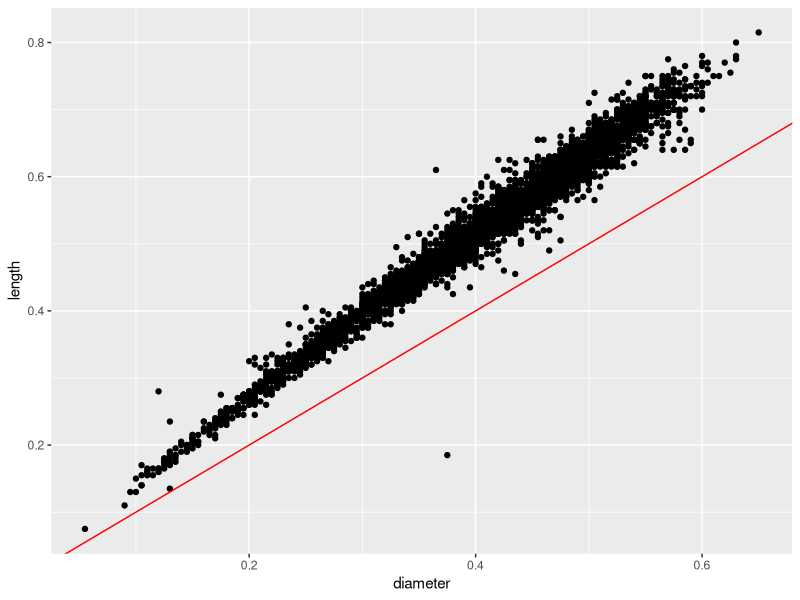
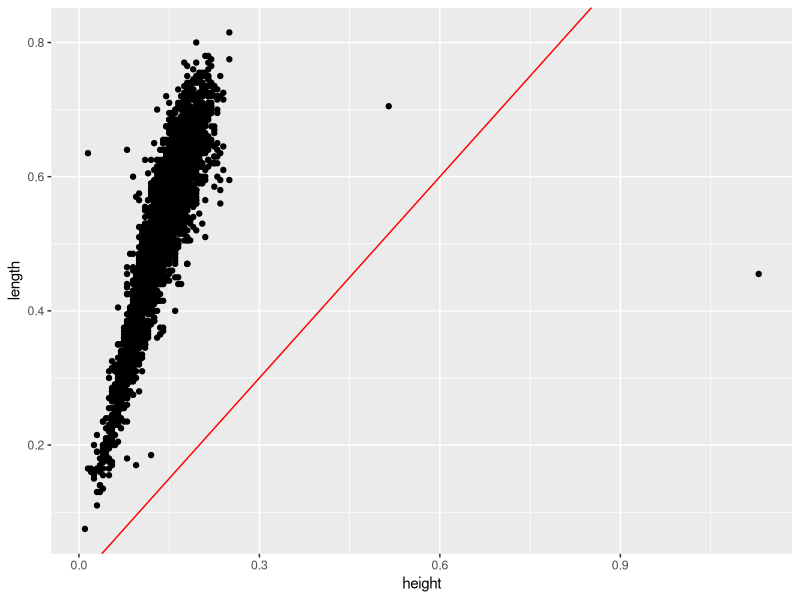

Recreate these plots in R, in order.
# abalone dataset ==========================
# read in abalone dataset
# file import dataset using readr
library(readr)
abalone <- 
  read_csv("abalone.csv")

# get summary statistics - look at max and min
summary(abalone)

# what do you see?
# should we have any 0's?
# what do you see for height?
# look at top rows sorted by height
library(dplyr)

# HINT: Before running - make Console window wider to see all columns
abalone %>%
  # select(height) %>%
  arrange(desc(height)) %>%
  head()

# there are 2 abalones that have a height of 0
# let's filter these out
# set filter for height NOT EQUAL TO 0
# use filter(height != 0)
# != is the operator for NOT EQUAL TO
abalone_mod1 <- abalone %>%
  filter(height != 0)  

# How many rows are in abalone?       4177
# How many rows are in abalone_mod1?  4175

# Check the maximum values
# there is also a large height
# the max height was 1.13 and the 3rd quartile is 0.1695
# this might be possible, but let's look at the
# rows sorted by height again
# look at bottom rows with tail()
abalone_mod1 %>%
  arrange(height) %>%
  tail()

# in base R
tail(abalone_mod1[order(abalone_mod1$height), , drop = FALSE])

# there are 2 abalones with large height values
# let's just make a note of these for a moment

# The website, https://archive.ics.uci.edu/ml/datasets/abalone
# tells us that length is the longest of the 2 shell measurements
# Length / continuous / mm / Longest shell measurement
# Diameter / continuous / mm / perpendicular to length
# Height / continuous / mm / with meat in shell
#
# CLEANING YOUR DATA =================================
# Plot diameter by length to spot
# any abalones with diameter > length which is incorrect
# add a y=x reference line
library(ggplot2)
ggplot(abalone_mod1,
       aes(x=diameter, y=length)) +
  geom_point() +
  # add reference line, of slope=1 and intercept=0
  # y = a + bx, a=intercept, b=slope
  geom_abline(slope = 1,
              intercept = 0,
              color = "red")

# EXERCISE 01 YOUR TURN ============================
# make a similar plot to spot any
# abalones with height > length
ggplot(abalone_mod1,
       aes(x=height, y=length)) +
  geom_point() +
  geom_abline(slope = 1,
              intercept = 0,
              color = "red")


# EXERCISE 02 YOUR TURN =============================
# How can we find out how many abalones have
# either diameter or heights that are incorrectly
# recorded as larger than length?
abalone %>%
  filter(diameter > length) %>%
  nrow()
abalone %>%
  filter(height > length) %>%
  nrow()
abalone %>%
  filter((height > length) | (diameter > length)) %>%
  nrow()

# EXERCISE 03 YOUR TURN =============================
# Create abalone_mod2 that starts with abalone_mod1
# and filters out any abalones with
# either diameter or height > length
abalone_mod2 <- abalone_mod1 %>%
  filter((height <= length) & (diameter <= length))


# The website also tells us that there are 4
# weight measurements:
# Whole weight / continuous / grams / whole abalone
# Shucked weight / continuous / grams / weight of meat
# Viscera weight / continuous / grams / gut weight (after bleeding)
# Shell weight / continuous / grams / after being dried
# So shucked, viscera and shell weights should all be
# lower that the whole weight.

# EXERCISE 04 YOUR TURN =============================
# Find out if any of the abalones
# have shucked, viscera or shell weights
# that are incorrectly recorded as > whole weight
abalone %>%
  filter((shuckedWeight > wholeWeight) | 
           (visceraWeight > wholeWeight) | 
           (shellWeight > wholeWeight)) %>%
  nrow()

abalone_mod2 %>%
  filter((shuckedWeight > wholeWeight) | 
           (visceraWeight > wholeWeight) | 
           (shellWeight > wholeWeight)) %>%
  nrow()

# EXERCISE 05 YOUR TURN =============================
# Create abalone_mod3 that filters out any abalones
# where either shucked, viscera or shell weights
# are > whole weight
abalone_mod3 <- abalone_mod2 %>%
  filter((shuckedWeight <= wholeWeight) &  
           (visceraWeight <= wholeWeight) &  
           (shellWeight <= wholeWeight))


# CREATE NEW VARIABLES ==============================
# Let's call the new dataset abalone_clean
abalone_clean <- abalone_mod3

# OPTIONAL - clean up previous versions
rm(abalone_mod1, abalone_mod2, abalone_mod3)

# Let's compute the relative percentage
# that shucked weight is of the whole weight
abalone_clean <- abalone_clean %>%
  mutate(shucked_pct = shuckedWeight * 100 / wholeWeight)
  
# EXERCISE 06 YOUR TURN ==============================
# Also compute the relative percentage
# that viscera weight is of the whole weight
# AND compute the relative percentage
# that shell weight is of the whole weight
abalone_clean <- abalone_clean %>%
  mutate(viscera_pct = visceraWeight * 100 / wholeWeight,
         shell_pct = shellWeight * 100 / wholeWeight)

# CREATE NEW CATEGORICAL variable =========================
# Let's put the M and F into "Adult" category
# separate from I, infants/immature category
abalone_clean <- abalone_clean %>%
  mutate(
    adult = ifelse(
                   test = (sex == "I"), 
                   yes = "immature", 
                   no = "adult"
                   )
    )

# this also works
abalone_clean <- abalone_clean %>%
  mutate(adult = ifelse(sex == "I", "immature", "adult"))

# check recoding
abalone_clean %>%
  with(table(sex, adult))

# another option for cross tablulation
library(gmodels)
abalone_clean %>%
  with(CrossTable(sex, adult))

# save the cleaned dataset
save(abalone_clean, file = "abalone_clean.RData")
